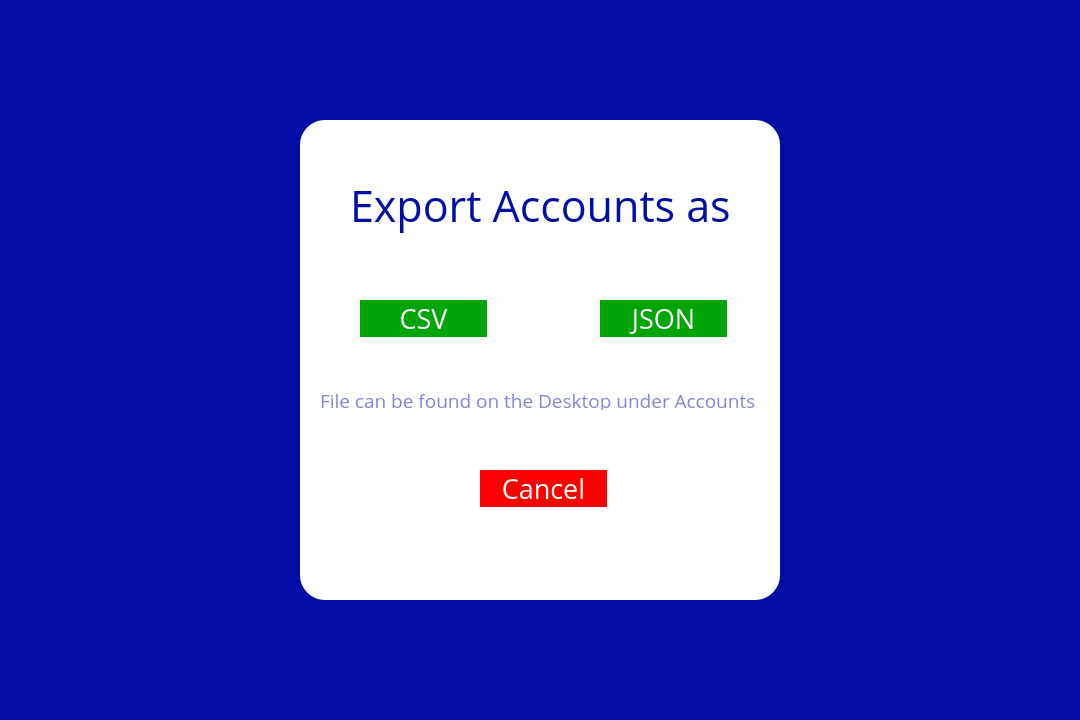
<?xml version="1.0" encoding="UTF-8"?>
<ui version="4.0">
 <class>exportPage</class>
 <widget class="QWidget" name="exportPage">
  <property name="geometry">
   <rect>
    <x>0</x>
    <y>0</y>
    <width>1080</width>
    <height>720</height>
   </rect>
  </property>
  <property name="minimumSize">
   <size>
    <width>1080</width>
    <height>720</height>
   </size>
  </property>
  <property name="maximumSize">
   <size>
    <width>1080</width>
    <height>720</height>
   </size>
  </property>
  <property name="windowTitle">
   <string>Export Accounts</string>
  </property>
  <property name="styleSheet">
   <string notr="true">background-color: rgb(2, 13, 165);</string>
  </property>
  <widget class="QFrame" name="exportContainer">
   <property name="geometry">
    <rect>
     <x>300</x>
     <y>120</y>
     <width>480</width>
     <height>480</height>
    </rect>
   </property>
   <property name="styleSheet">
    <string notr="true">border-radius: 25;
background-color: rgb(255, 255, 255);</string>
   </property>
   <property name="frameShape">
    <enum>QFrame::StyledPanel</enum>
   </property>
   <property name="frameShadow">
    <enum>QFrame::Raised</enum>
   </property>
   <widget class="QLabel" name="titleLbl">
    <property name="geometry">
     <rect>
      <x>50</x>
      <y>50</y>
      <width>391</width>
      <height>71</height>
     </rect>
    </property>
    <property name="font">
     <font>
      <family>Open Sans</family>
      <pointsize>32</pointsize>
     </font>
    </property>
    <property name="styleSheet">
     <string notr="true">color: rgb(2, 13, 165);</string>
    </property>
    <property name="text">
     <string>Export Accounts as</string>
    </property>
   </widget>
   <widget class="QPushButton" name="csvBtn">
    <property name="geometry">
     <rect>
      <x>60</x>
      <y>180</y>
      <width>127</width>
      <height>37</height>
     </rect>
    </property>
    <property name="font">
     <font>
      <family>Open Sans</family>
      <pointsize>20</pointsize>
     </font>
    </property>
    <property name="cursor">
     <cursorShape>PointingHandCursor</cursorShape>
    </property>
    <property name="styleSheet">
     <string notr="true">color: rgb(255, 255, 255);
background-color: rgb(2, 165, 7);</string>
    </property>
    <property name="text">
     <string>CSV</string>
    </property>
   </widget>
   <widget class="QPushButton" name="jsonBtn">
    <property name="geometry">
     <rect>
      <x>300</x>
      <y>180</y>
      <width>127</width>
      <height>37</height>
     </rect>
    </property>
    <property name="font">
     <font>
      <family>Open Sans</family>
      <pointsize>20</pointsize>
     </font>
    </property>
    <property name="cursor">
     <cursorShape>PointingHandCursor</cursorShape>
    </property>
    <property name="styleSheet">
     <string notr="true">color: rgb(255, 255, 255);
background-color: rgb(2, 165, 7);</string>
    </property>
    <property name="text">
     <string>JSON</string>
    </property>
   </widget>
   <widget class="QLabel" name="disclaimer">
    <property name="geometry">
     <rect>
      <x>20</x>
      <y>270</y>
      <width>451</width>
      <height>20</height>
     </rect>
    </property>
    <property name="font">
     <font>
      <family>Open Sans</family>
      <pointsize>14</pointsize>
     </font>
    </property>
    <property name="styleSheet">
     <string notr="true">color: rgba(2, 13, 165, 128);</string>
    </property>
    <property name="text">
     <string>File can be found on the Desktop under Accounts</string>
    </property>
   </widget>
   <widget class="QPushButton" name="cancelBtn">
    <property name="geometry">
     <rect>
      <x>180</x>
      <y>350</y>
      <width>127</width>
      <height>37</height>
     </rect>
    </property>
    <property name="font">
     <font>
      <family>Open Sans</family>
      <pointsize>20</pointsize>
     </font>
    </property>
    <property name="cursor">
     <cursorShape>PointingHandCursor</cursorShape>
    </property>
    <property name="styleSheet">
     <string notr="true">color: rgb(255, 255, 255);
background-color: rgb(255, 0, 0);</string>
    </property>
    <property name="text">
     <string>Cancel</string>
    </property>
   </widget>
  </widget>
 </widget>
 <resources/>
 <connections/>
</ui>
